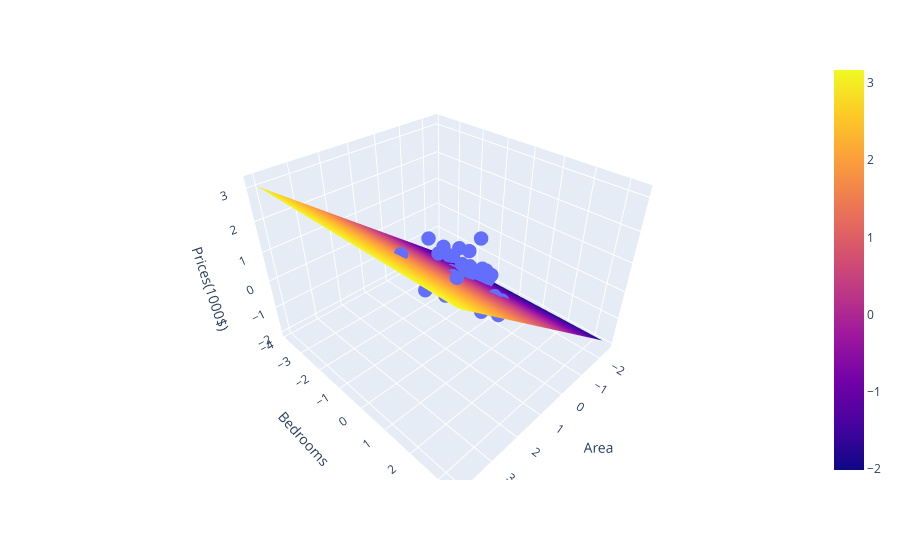

Notebook cell for this chart:
### Markdown cell above
## Plot of hypothesis plane
Now since we have two features to show the learning model we will need to plot a plane in 3d which i have done by using two libraries "Plotly" and "Matplotlib" Respectively.

### Code cell
plot_hypothesis_plane_plotly(theta)
